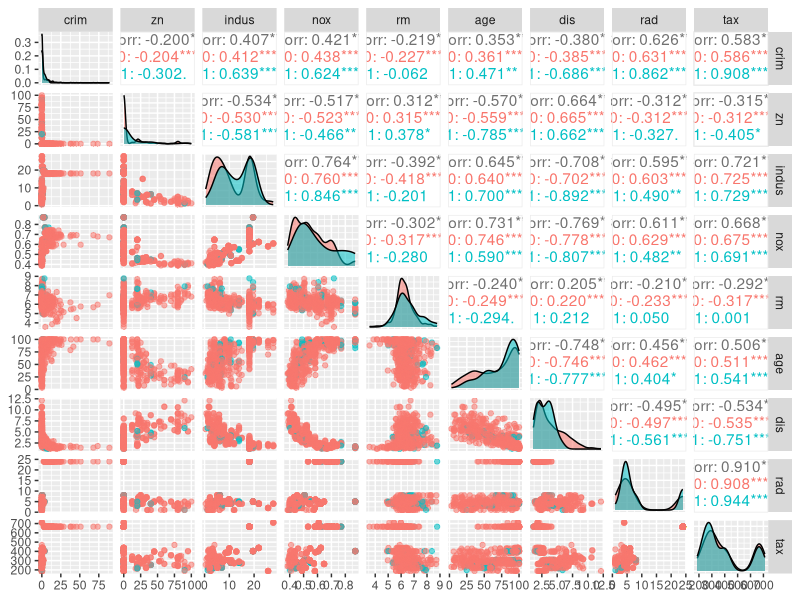
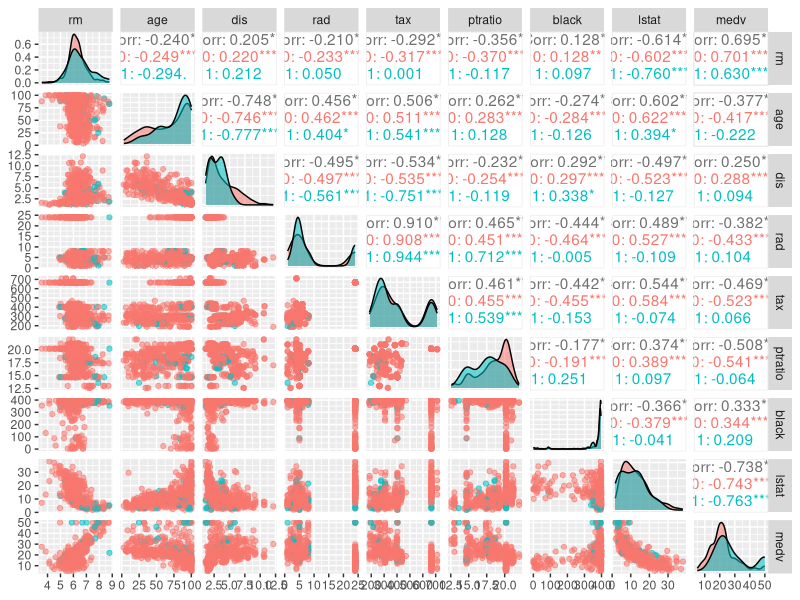
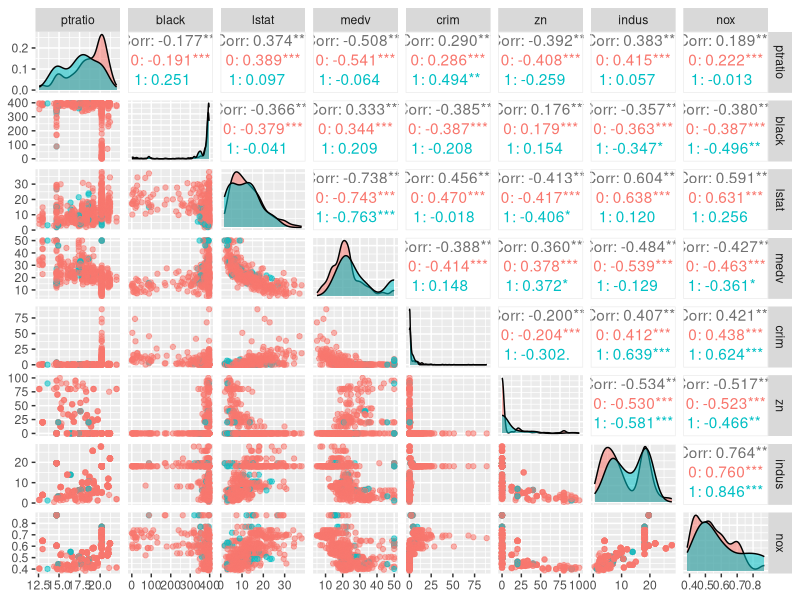
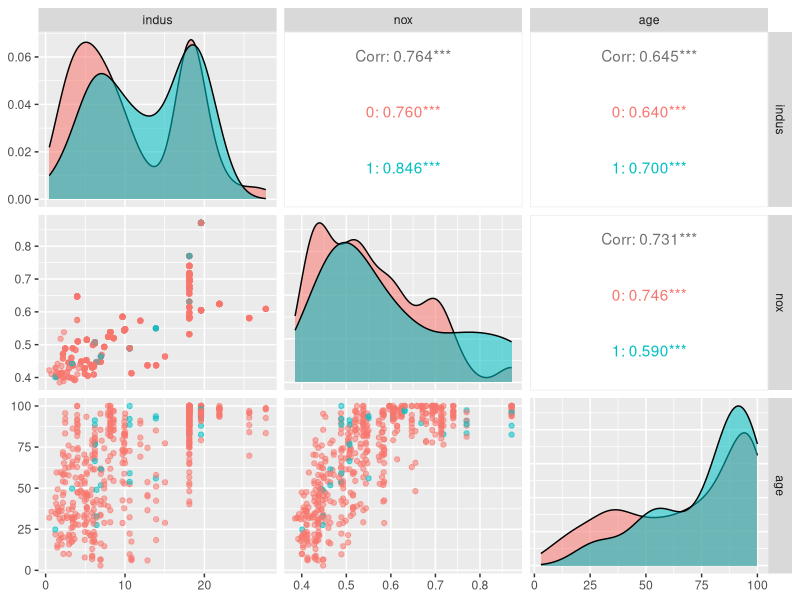
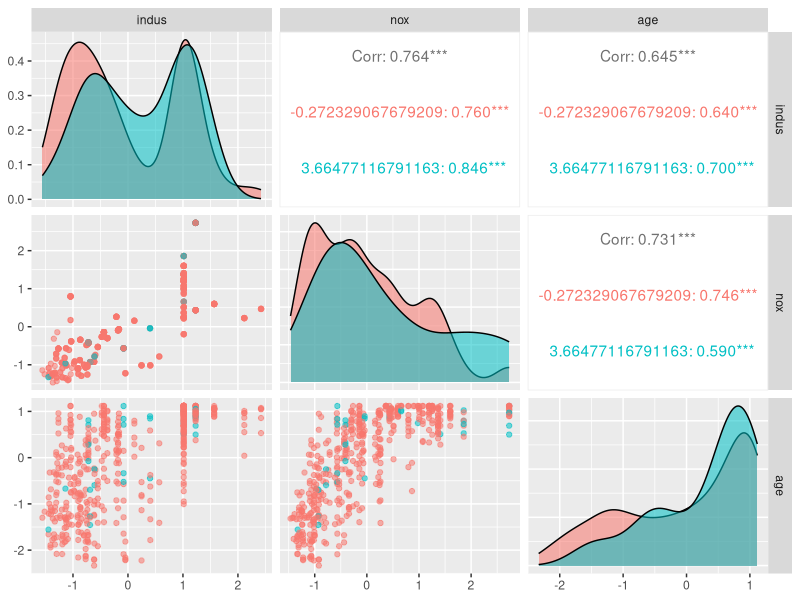
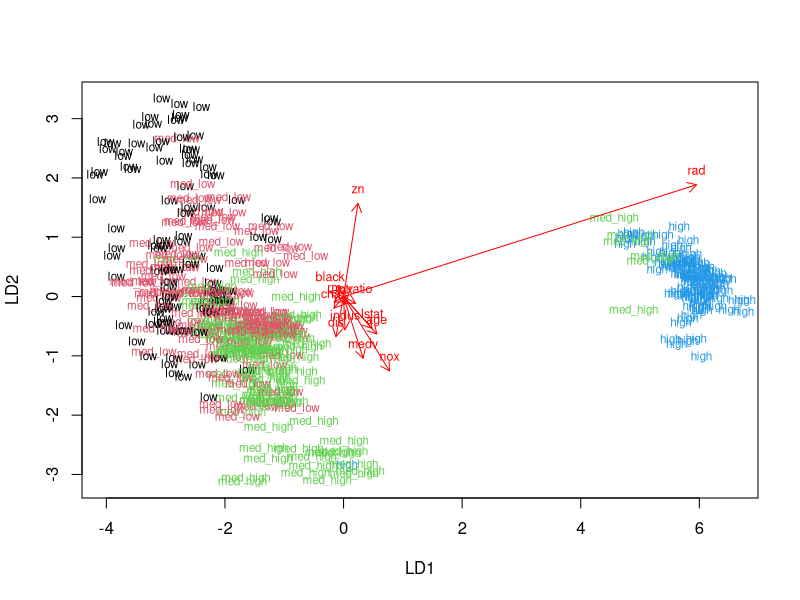
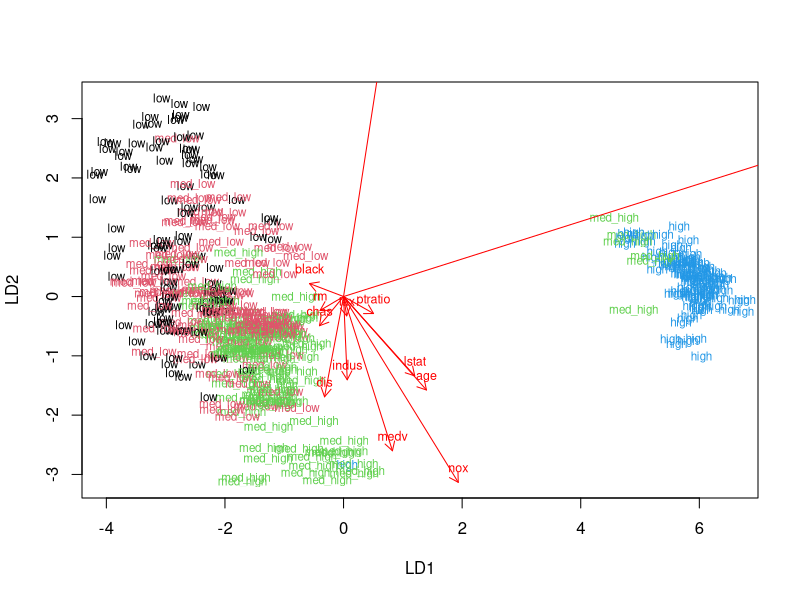
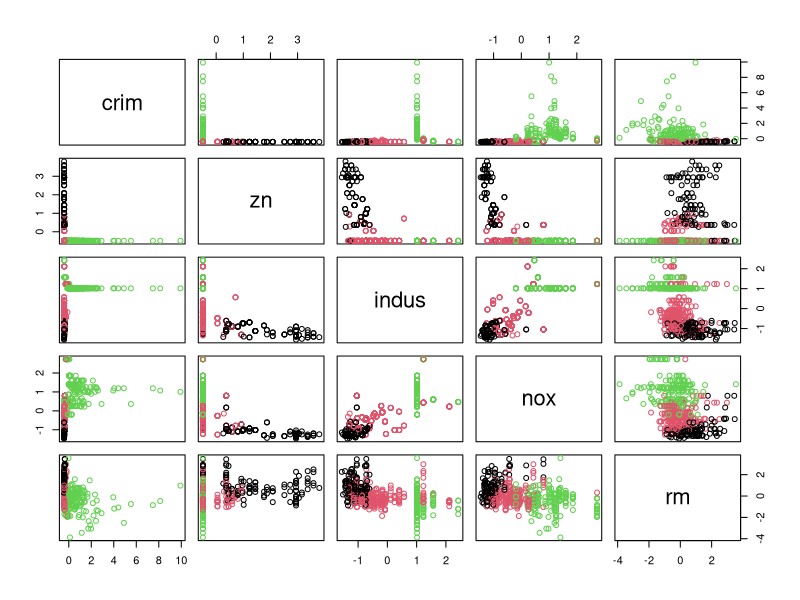

Here is the R script that generated these plots, in order:
## ---- chunk 1
knitr::opts_chunk$set(echo = TRUE)
library(MASS)
library(ggplot2)
library(GGally)
library(dplyr)
## ---- chunk 2

str(Boston)
summary(Boston)
## ---- chunk 3
library(MASS)
library(ggplot2)
library(GGally)
library(dplyr)
ggpairs(Boston, columns=c(1,2,3,5,6,7,8,9,10), mapping = aes(col=as.factor(Boston$chas), alpha=0.3), lower = list(combo = wrap("facethist", bins = 20)))
ggpairs(Boston[6:14], mapping = aes(col=as.factor(Boston$chas), alpha=0.3), lower = list(combo = wrap("facethist", bins = 20)))
ggpairs(Boston[c(11,12,13,14,1,2,3,5)], mapping = aes(col=as.factor(Boston$chas), alpha=0.3), lower = list(combo = wrap("facethist", bins = 20)))
## ---- chunk 4

bostondata<-as.data.frame(scale(Boston))
summary(bostondata)
## ---- chunk 5
library(MASS)
library(ggplot2)
library(GGally)
library(dplyr)

ggpairs(Boston, columns=c(3,5,7), mapping = aes(col=as.factor(Boston$chas), alpha=0.3), lower = list(combo = wrap("facethist", bins = 20)))
ggpairs(bostondata, columns=c(3,5,7), mapping = aes(col=as.factor(bostondata$chas), alpha=0.3), lower = list(combo = wrap("facethist", bins = 20)))
## ---- chunk 6
library(MASS)
library(ggplot2)
library(GGally)
library(dplyr)
bostondata<-as.data.frame(scale(Boston))
bins <- quantile(bostondata$crim)
crime <- cut(bostondata$crim, breaks = bins,label=c("low","med_low","med_high","high"), include.lowest = TRUE)
bostondata <- dplyr::select(bostondata, -crim)
bostondata <- data.frame(bostondata, crime)
n <- nrow(bostondata)

ind <- sample(n,  size = n * 0.8)
train <- bostondata[ind,]
test <- bostondata[-ind,]
correct_classes <- test$crime
test <- dplyr::select(test, -crime)

## ---- chunk 7
library(MASS)
library(ggplot2)
library(GGally)
library(dplyr)
bostondata<-as.data.frame(scale(Boston))
bins <- quantile(bostondata$crim)
crime <- cut(bostondata$crim, breaks = bins,label=c("low","med_low","med_high","high"), include.lowest = TRUE)
bostondata <- dplyr::select(bostondata, -crim)
bostondata <- data.frame(bostondata, crime)
n <- nrow(bostondata)

ind <- sample(n,  size = n * 0.8)
train <- bostondata[ind,]
test <- bostondata[-ind,]
correct_classes <- test$crime
test <- dplyr::select(test, -crime)
# linear discriminant analysis
lda.fit <- lda(crime~., data = train)

# print the lda.fit object
lda.fit

# the function for lda biplot arrows
lda.arrows <- function(x, myscale = 1, arrow_heads = 0.1, color = "red", tex = 0.75, choices = c(1,2)){
  heads <- coef(x)
  arrows(x0 = 0, y0 = 0, 
         x1 = myscale * heads[,choices[1]], 
         y1 = myscale * heads[,choices[2]], col=color, length = arrow_heads)
  text(myscale * heads[,choices], labels = row.names(heads), 
       cex = tex, col=color, pos=3)
}

# target classes as numeric
classes <- as.numeric(train$crime)

# plot the lda results
plot(lda.fit, dimen = 2, col=classes, pch=classes)
lda.arrows(lda.fit, myscale = 2)

plot(lda.fit, dimen = 2, col=classes, pch=classes)
lda.arrows(lda.fit, myscale = 5)

## ---- chunk 8
library(MASS)
library(ggplot2)
library(GGally)
library(dplyr)
library(knitr)
# predict classes with test data
lda.pred <- predict(lda.fit, newdata = test)

# cross tabulate the results
table(correct = correct_classes, predicted = lda.pred$class)
## ---- chunk 9
library(MASS)
library(ggplot2)
library(GGally)
library(dplyr)
boston<-as.data.frame(scale(Boston))

#Let's see the distances of the variables.
dist_eu <- dist(boston)

# look at the summary of the distances
summary(dist_eu)
km <-kmeans(boston, centers = 3)

# plot the Boston dataset with clusters
par(mfrow=c(2,2))
pairs(boston[c(1,2,3,5,6)], col = km$cluster)
pairs(boston[6:10], col = km$cluster)
pairs(boston[10:14], col = km$cluster)
pairs(boston[c(12,13,14,1,2,3)], col = km$cluster)
# MASS, ggplot2 and Boston dataset are available

## ---- chunk 10
library(MASS)
library(ggplot2)
library(GGally)
library(dplyr)
k_max <- 10

# calculate the total within sum of squares
twcss <- sapply(1:k_max, function(k){kmeans(boston, k)$tot.withinss})

# visualize the results
qplot(x = 1:k_max, y = twcss, geom = 'line')


## ---- chunk 11
library(MASS)
library(ggplot2)
library(GGally)
library(dplyr)
# k-means clustering
km <-kmeans(boston, centers = 2)

# plot the Boston dataset with clusters
par(mfrow=c(2,2))
pairs(boston[c(1,2,3,5,6)], col = km$cluster)
pairs(boston[6:10], col = km$cluster)
pairs(boston[10:14], col = km$cluster)
pairs(boston[c(12,13,14,1,2,3)], col = km$cluster)
## ---- chunk 12
library(MASS)
library(ggplot2)
library(GGally)
library(dplyr)
km <-kmeans(boston, centers = 4)

# plot the Boston dataset with clusters
par(mfrow=c(2,2))
pairs(boston[c(1,2,3,5,6)], col = km$cluster)
pairs(boston[6:10], col = km$cluster)
pairs(boston[10:14], col = km$cluster)
pairs(boston[c(12,13,14,1,2,3)], col = km$cluster)
